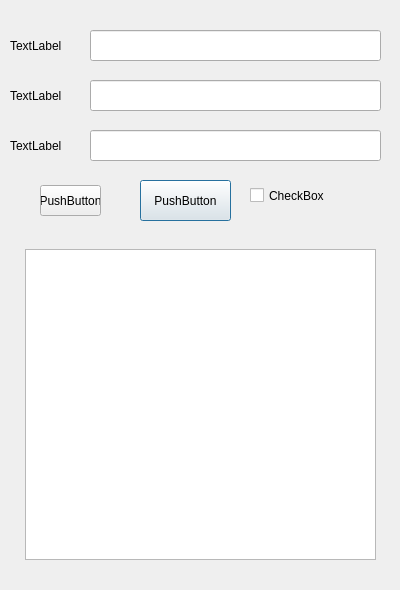
<?xml version="1.0" encoding="UTF-8"?>
<ui version="4.0">
 <class>QRegister</class>
 <widget class="QDialog" name="QRegister">
  <property name="geometry">
   <rect>
    <x>0</x>
    <y>0</y>
    <width>400</width>
    <height>590</height>
   </rect>
  </property>
  <property name="windowTitle">
   <string>Dialog</string>
  </property>
  <widget class="QLineEdit" name="lineEdit">
   <property name="geometry">
    <rect>
     <x>90</x>
     <y>30</y>
     <width>291</width>
     <height>31</height>
    </rect>
   </property>
   <property name="font">
    <font>
     <pointsize>11</pointsize>
    </font>
   </property>
   <property name="text">
    <string/>
   </property>
  </widget>
  <widget class="QLineEdit" name="lineEdit_2">
   <property name="geometry">
    <rect>
     <x>90</x>
     <y>80</y>
     <width>291</width>
     <height>31</height>
    </rect>
   </property>
   <property name="font">
    <font>
     <pointsize>11</pointsize>
    </font>
   </property>
   <property name="text">
    <string/>
   </property>
  </widget>
  <widget class="QLabel" name="label">
   <property name="geometry">
    <rect>
     <x>10</x>
     <y>30</y>
     <width>71</width>
     <height>31</height>
    </rect>
   </property>
   <property name="text">
    <string>TextLabel</string>
   </property>
  </widget>
  <widget class="QLabel" name="label_2">
   <property name="geometry">
    <rect>
     <x>10</x>
     <y>80</y>
     <width>71</width>
     <height>31</height>
    </rect>
   </property>
   <property name="text">
    <string>TextLabel</string>
   </property>
  </widget>
  <widget class="QLabel" name="label_3">
   <property name="geometry">
    <rect>
     <x>10</x>
     <y>130</y>
     <width>71</width>
     <height>31</height>
    </rect>
   </property>
   <property name="text">
    <string>TextLabel</string>
   </property>
  </widget>
  <widget class="QLineEdit" name="lineEdit_3">
   <property name="geometry">
    <rect>
     <x>90</x>
     <y>130</y>
     <width>291</width>
     <height>31</height>
    </rect>
   </property>
   <property name="font">
    <font>
     <pointsize>11</pointsize>
    </font>
   </property>
   <property name="text">
    <string/>
   </property>
  </widget>
  <widget class="QPushButton" name="pushButton">
   <property name="geometry">
    <rect>
     <x>140</x>
     <y>180</y>
     <width>91</width>
     <height>41</height>
    </rect>
   </property>
   <property name="text">
    <string>PushButton</string>
   </property>
  </widget>
  <widget class="QPushButton" name="pushButton_2">
   <property name="geometry">
    <rect>
     <x>40</x>
     <y>185</y>
     <width>61</width>
     <height>31</height>
    </rect>
   </property>
   <property name="text">
    <string>PushButton</string>
   </property>
  </widget>
  <widget class="QListWidget" name="listWidget">
   <property name="geometry">
    <rect>
     <x>25</x>
     <y>249</y>
     <width>351</width>
     <height>311</height>
    </rect>
   </property>
  </widget>
  <widget class="QCheckBox" name="checkBox">
   <property name="geometry">
    <rect>
     <x>250</x>
     <y>185</y>
     <width>131</width>
     <height>21</height>
    </rect>
   </property>
   <property name="text">
    <string>CheckBox</string>
   </property>
  </widget>
 </widget>
 <resources/>
 <connections/>
</ui>
